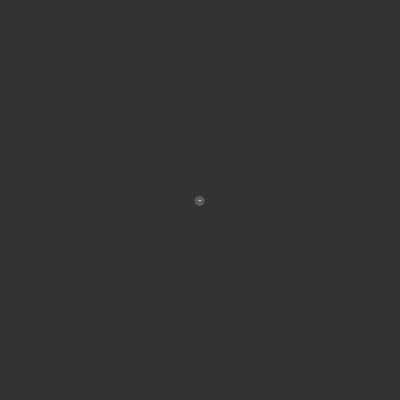
Frame 1 (no input)
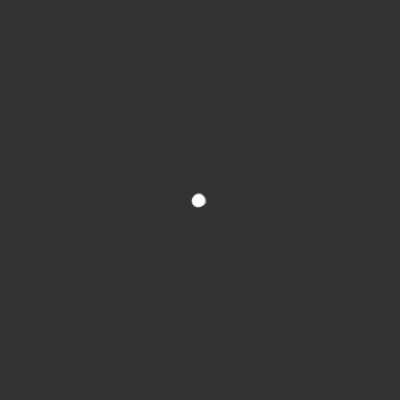
Frame 60 (the mouse pressed at the canvas centre just before this capture)
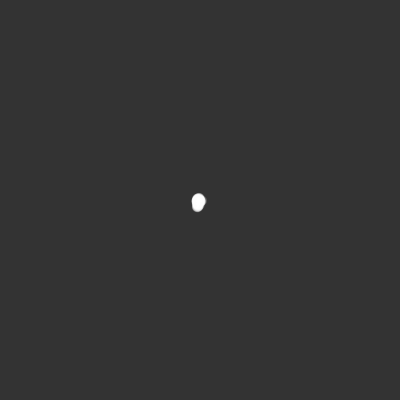
Frame 120 (the mouse held since frame 60 and released just before this capture)

The Processing sketch that drew these frames (run headless with seeded random() and noise(); from frame 60 on, the mouse is pressed at the canvas centre):

// Processing sketch: Random_Walker_Levy
// ── Random_Walker_Levy.pde
// Coding Train
// Coding Challenge 53 - Random Walker with Vectors and Lévy Flight
// https://www.youtube.com/watch?v=bqF9w9TTfeo&list=PLRqwX-V7Uu6ZiZxtDDRCi6uhfTH4FilpH&index=69

// JavaScript conversion

PVector dot;

void setup(){
  background(51);
  size(400, 400);
  dot = new PVector(width/2, height/2);
}

void draw(){
  PVector oldPosition = dot.copy();
  PVector walk = PVector.random2D();

  if (random(1) < 0.01){ 
    walk.mult(random(15,35));
  }
  dot.add(walk);

  noStroke();
  fill(255,50);
  ellipse(dot.x, dot.y, 10, 10);

  stroke(255);
  line(dot.x, dot.y, oldPosition.x, oldPosition.y);
}
